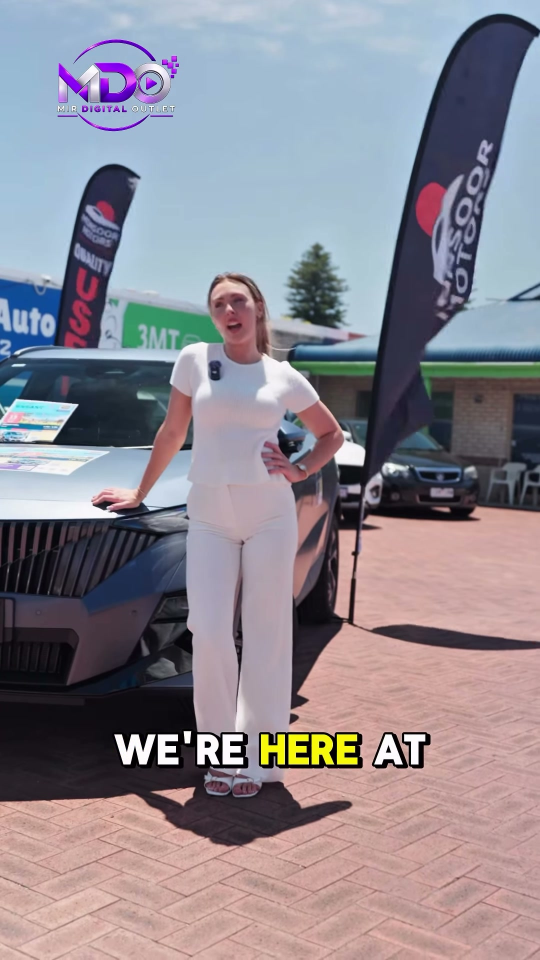
#> input picture Ready Posts/2026-11-21-ceo-intro-video/reel/reference/fb-3mt-0.6.jpg, 1080 x 1920 px, given in place of f_0006.png, which was not available (shown at 1/2 size)
$ python qj39_board.py reference reference/fb-3mt-12.5.jpg
#> lines starting #> are read from the running program, lines starting #| are printed output that depends on the picture
"""Storyboard + script PDF for 'Queue Jump' (free, from the Blender previs frames)."""
import os, sys, textwrap
from PIL import Image, ImageDraw, ImageFont
sys.path.insert(0, os.path.dirname(os.path.abspath(__file__)))
from qj39_shots import SHOTS, FPS
FR = sys.argv[1]; OUT = sys.argv[2]
FONT = os.path.expanduser("~/Library/Fonts/Montserrat-Variable.ttf")
def F(s, w="Regular"):
    f = ImageFont.truetype(FONT, s)
    try: f.set_variation_by_name(w)
    except Exception: pass
    return f
NAVY, ORANGE, INK, GREY = (15, 39, 71), (255, 95, 21), (25, 25, 28), (95, 100, 110)
# per shot: (emotion / performance, dialogue or on-screen text, sound)
S = {
1:("Night, settled, cool. The world is ordinary.","SUPER: Tuesday night. Perth.","Music pulse in. Indicator tick."),
2:("Gen Z guy, bored cool; gum bubble.","","Bubble POP on the cut."),
3:("Readout: AVG 6.8 L/100km · 52,930 km. Needle near E.","","Low-fuel chime."),
4:("Gen Z woman, deadpan 'are you serious'.","","Handheld breathing; idle."),
5:("Readout: AVG 6.3 L/100km · 29,417 km.","","Tick."),
6:("Retiree, hunched, peers over glasses, slow head shake.","","Horn behind him."),
7:("Readout: AVG 6.6 L/100km · 31,206 km.","",""),
8:("Glam driver, cool. Light goes GREEN. Launch.","","V8 roar, tyres bite."),
9:("Speedo climbs just past 60.","","Engine screams."),
10:("Past the 60 sign + speed camera. FLASH.","","Strobe click."),
11:("Her face lit white, sunglasses sliding: busted.","","Music hit."),
12:("Dave, tired, end of a long day. Mia asleep behind.","","Indicator, idle."),
13:("ASX: low-fuel lamp, AVG 7.6 L/100km · 64,812 km.","",""),
14:("SWANLINE servo. Price board static 199.9.","","Fluorescent hum, idles."),
15:("Queue; Dave at pump 2.","","Pump whirr starts."),
16:("Pump 2 rolling toward $78.40.","","Meter ticks."),
17:("Dave: slow exhale, tiny 'of course' smirk.","","Ticks continue."),
18:("Mia asleep, cheek squashed on the glass.","",""),
19:("The just-landed black C-HR glides in. Arfan on a hands-free call (phone in dash cradle), smiling.","ARFAN (hands-free): \"Boss, just got the car. Coming.\"","MUSIC CUTS DEAD. Car so quiet the servo hears his call. One cricket."),
20:("Arfan's brown sneaker lands in the puddle.","","Splash. Door clunk; groove returns."),
21:("Arfan: relaxed, a warm genuine smile as he says it, small nod to Dave.","ARFAN: \"What's up?\" (with a smile)","New line in his locked voice (v10 reference)."),
22:("Nozzle into the C-HR.","","Click."),
23:("Pump 1 stops: $36.20 · 18.11 L.","","Auto-shutoff clunk; Dave's pump still whirring."),
24:("Dave still filling, staring over.","",""),
25:("Arfan's finger on POWER (olive Seiko).","","Soft click + gentle chime. No engine."),
26:("READY · 45,012 km · AVG 4.3 L/100km.","SUPER: Over 40% less fuel than his ASX.*",""),
27:("C-HR rear 3/4 pulls away; plate frame readable.","","Near silence."),
28:("Dave's double take as the tail-lights shrink.","","His pump finally clicks off."),
29:("Mia awake: deadpan, then hopeful, eyes up to Dad.","MIA: \"Dad... can we get one?\"","Music: one soft stab."),
30:("NEXT MORNING. SOLD · Dave & Mia tag. Ray-Bans green.","","Magpie, flags."),
31:("Monsoor's black muscle car (MM BOSS) rumbles in.","","The only loud engine in the ad."),
32:("His loafer lands on the brick.","","Engine cuts; the car rocks once."),
33:("Monsoor: warm, proud, unhurried walk over.","","Footsteps."),
34:("His left hand lands on Arfan's right shoulder, one pat.","MONSOOR: \"Good job.\"","Cloned voice; music dips."),
35:("Arfan: humble, eyes then chin down a touch, small smile.","ARFAN: \"That means a lot.\"","Warm swell."),
36:("Golden hour. The C-HR rolls silently into driveway 27.","ARFAN (V.O.): \"You choose the car!\"","Birds, tyres on concrete."),
37:("Arfan walks to Dave, keys palm up.","ARFAN (V.O.): \"We bring it to your home!\"",""),
38:("Key fob (orange MM tag) drops into Dave's palm.","","Jingle."),
39:("Mia runs out across the lawn, pure joy.","","Squeal, footsteps."),
40:("Mia's palms on the door, Dave grinning.","","Music builds."),
41:("Brand card: MONSOOR MOTORS · 0434 137 393 · monsoormotors.com.au","Legal: MD32748 · *Official combined: ASX 2.0 7.6 vs C-HR Hybrid 4.3 L/100km","Music button; chime as sonic logo."),
}
SCENES = {1:"SCENE 1 · RED LIGHTS ACROSS PERTH (night)",12:"SCENE 2 · THE SERVO (night)",19:"SCENE 3 · THE SILENT C-HR (night)",30:"SCENE 4 · NEXT MORNING, THE YARD (day)",36:"SCENE 5 · THE DELIVERY (golden hour)",41:"SCENE 6 · BRAND"}
W, H = 2480, 3508  # A4 portrait at 300 dpi
pages = []
def cover():
    p = Image.new("RGB", (W, H), "white"); d = ImageDraw.Draw(p)
#> after `p = Image.new('RGB', (W, H), 'white')`: p: PIL image 2480x3508 RGB; every value is 255
    d.rectangle([0, 0, W, 520], fill=NAVY)
    d.text((140, 150), "MONSOOR MOTORS", font=F(110, "Bold"), fill="white")
    d.text((140, 300), "'Queue Jump'  ·  39 s Meta/Instagram ad  ·  storyboard + script", font=F(56, "Medium"), fill=(230, 235, 245))
    y = 700
    for line in ["Story: busy Perth night, petrol drivers wince at their fuel readouts; a glam V8 gets busted by a speed camera.",
                 "Dave fills his ASX while Mia sleeps. A just-landed black C-HR Hybrid glides in silently; Arfan, on a hands-free call: \"Boss, just got the car. Coming.\" Then to Dave: \"What's up?\" His pump stops first.",
                 "Mia: \"Dad... can we get one?\" Next morning the boss, Monsoor, arrives in his muscle car: \"Good job.\" Arfan: \"That means a lot.\"",
                 "Arfan delivers the black C-HR to Dave's driveway: \"You choose the car! We bring it to your home!\"",
                 "",
                 "Look: GTA VI-trailer mood, filmed as real live action. Humour only from the situation. Locked voices only.",
                 "Frames are grey-box Blender previs (timing, camera, blocking). Final shots use the locked Higgsfield elements."]:
        for w in textwrap.wrap(line, 78) or [""]:
            d.text((140, y), w, font=F(48), fill=INK); y += 70
        y += 20
#> after the loop, y = 1820
    return p
pages.append(cover())
per = 4
cells = [SHOTS[i:i+per] for i in range(0, len(SHOTS), per)]
for group in cells:
    p = Image.new("RGB", (W, H), "white"); d = ImageDraw.Draw(p)
    y = 120
    for (n, a, b, size, lens, desc) in group:
        if n in SCENES:
            d.rectangle([120, y, W-120, y+90], fill=NAVY); d.text((150, y+18), SCENES[n], font=F(46, "Bold"), fill="white"); y += 120
        f = int(((a + b) / 2) * FPS) + 1
        fp = os.path.join(FR, "_ann", "a_%04d.png" % f)
        if not os.path.exists(fp): fp = os.path.join(FR, "f_%04d.png" % f)
        th = 700; tw = int(th * 9 / 16)
        im = Image.open(fp).convert("RGB").resize((tw, th), Image.LANCZOS)
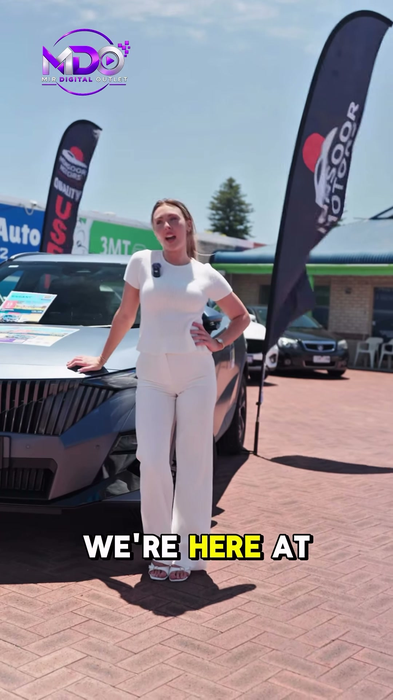
#> im: PIL image 393x700 RGB; mean R, G, B 140.8, 135.6, 144.7
        p.paste(im, (140, y)); d.rectangle([140, y, 140+tw, y+th], outline=(200, 200, 205), width=3)
#> after `p.paste(im, (140, y))`:
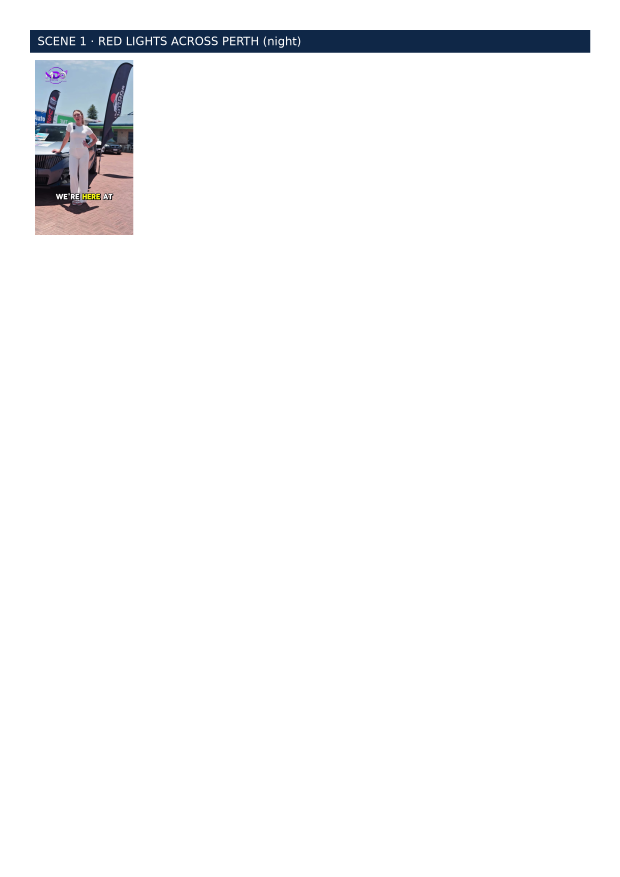
#> p: PIL image 2480x3508 RGB (shown at 1/4 size); mean R, G, B 246.1, 246.4, 247.4
        x = 140 + tw + 60
        d.text((x, y), f"#{n}   {a:05.2f}–{b:05.2f} s", font=F(52, "Bold"), fill=ORANGE)
        d.text((x, y+75), f"{size}  ·  {lens}", font=F(38, "Medium"), fill=GREY)
        em, dl, snd = S.get(n, ("", "", ""))
        yy = y + 150
        for label, txt, col in [("ACTION", desc, INK), ("PERFORMANCE", em, INK), ("DIALOGUE / TEXT", dl, NAVY), ("SOUND", snd, GREY)]:
            if not txt: continue
            d.text((x, yy), label, font=F(32, "Bold"), fill=GREY); yy += 44
            for w in textwrap.wrap(txt, 52):
                d.text((x, yy), w, font=F(42, "SemiBold" if label == "DIALOGUE / TEXT" else "Regular"), fill=col); yy += 56
            yy += 14
#> after the loop, yy = 846
#> (the run stopped early here; a loop or call above may not have finished)

$ run again, on Ready Posts/2026-11-21-ceo-intro-video/reel/reference/fb-3mt-25.5.jpg
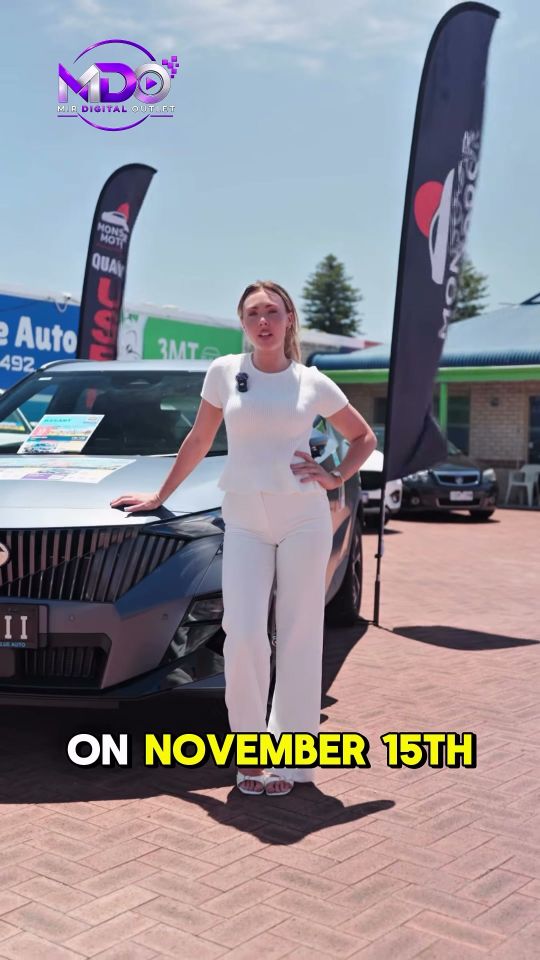
#> input picture Ready Posts/2026-11-21-ceo-intro-video/reel/reference/fb-3mt-25.5.jpg, 1080 x 1920 px, given in place of f_0006.png, which was not available (shown at 1/2 size)
#> after the loop in cover, `for line in ["Story: busy Perth night, petrol drivers wince at their f..`: y = 1820
#> `im = Image.open(fp).convert("RGB").resize((tw, th), Image.LANCZOS)`:
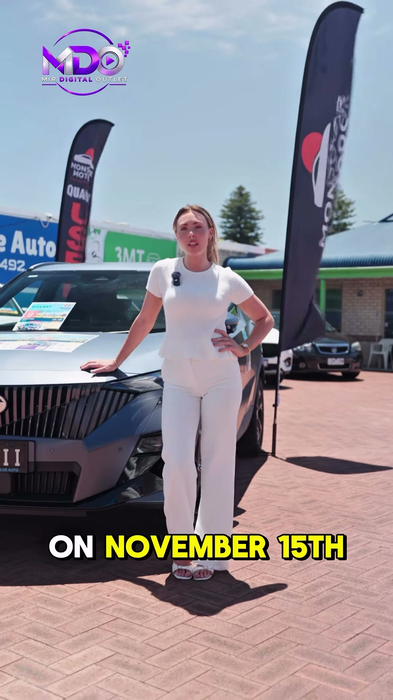
#> im: PIL image 393x700 RGB; mean R, G, B 143.5, 139.5, 147.1
#> `p.paste(im, (140, y))`:
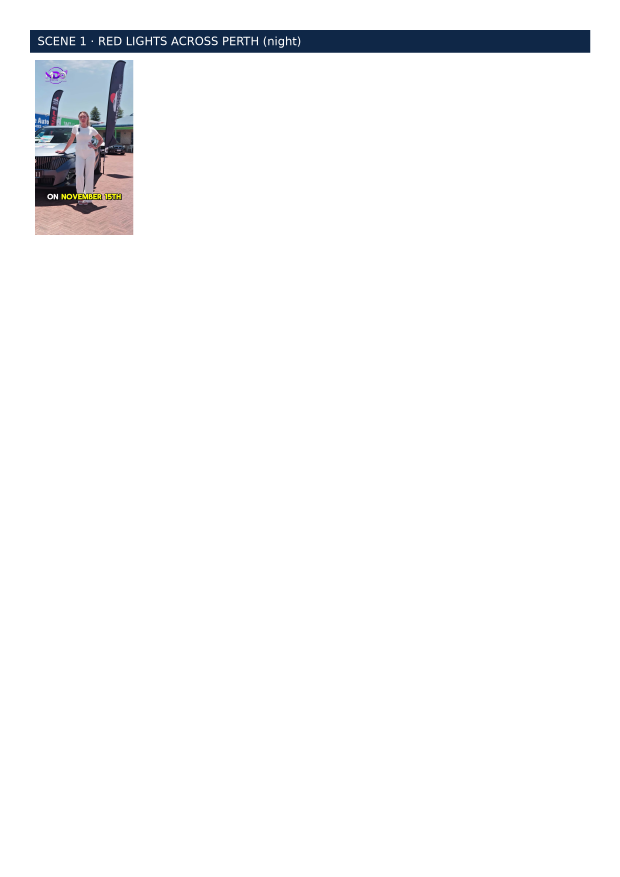
#> p: PIL image 2480x3508 RGB (shown at 1/4 size); mean R, G, B 246.1, 246.5, 247.5
#> after the loop `for label, txt, col in [("ACTION", desc, INK), ("PERFORMANCE", em, INK..`: yy = 846
